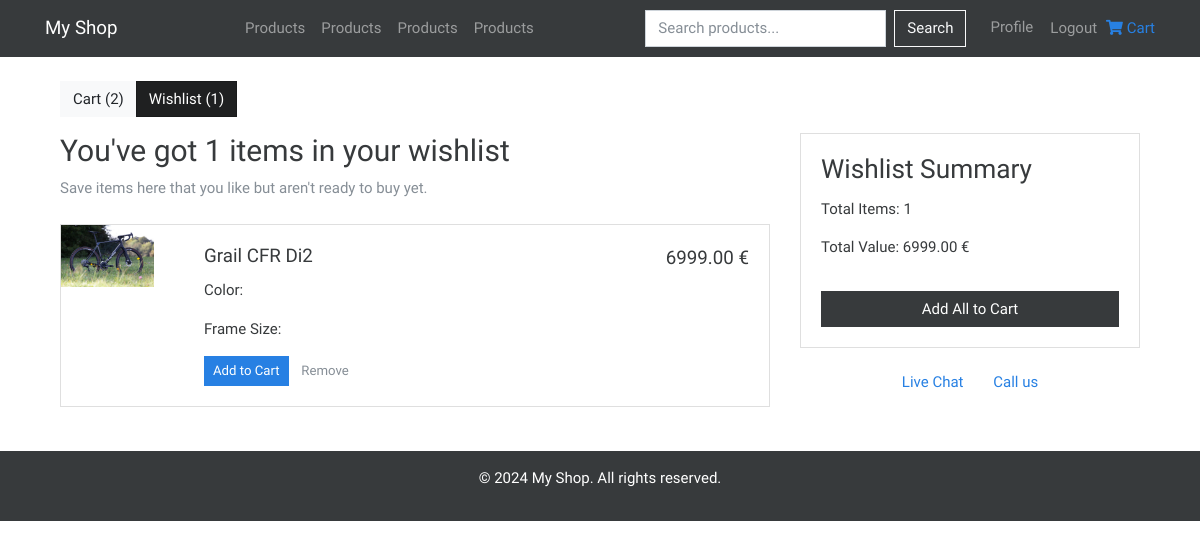
The page /cart/wishlist/ (signed in) on the database as committed earlier.
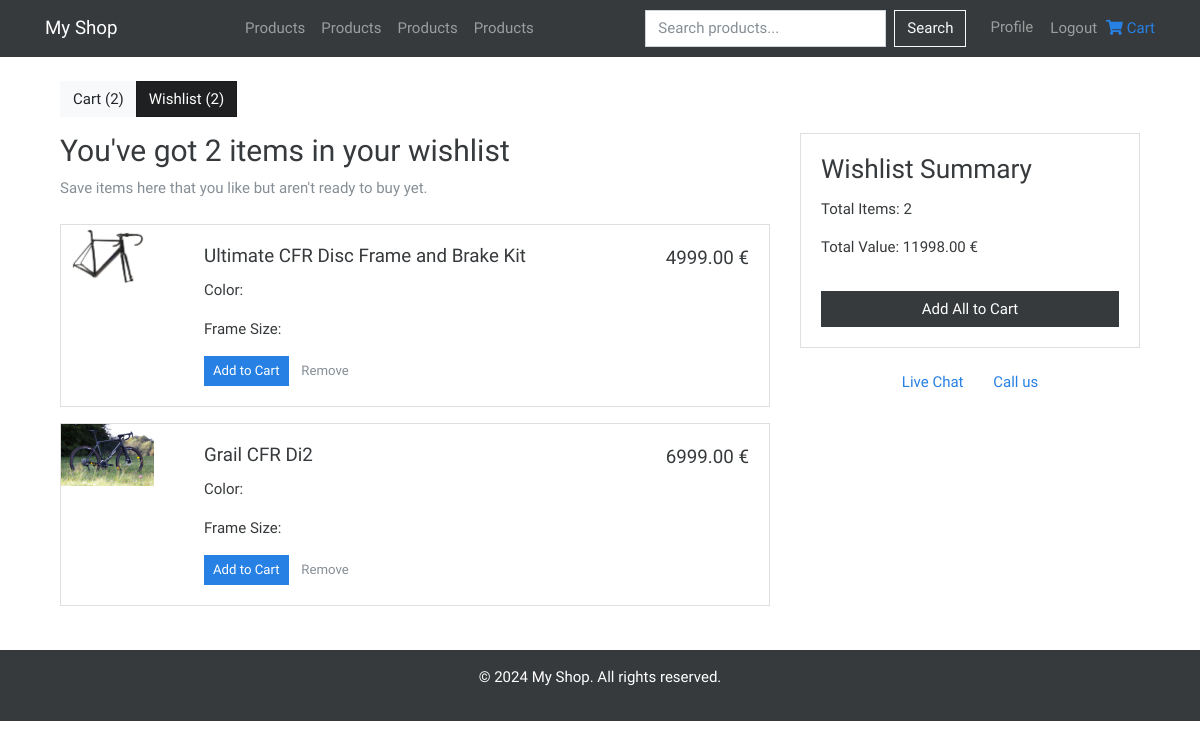
The same page on the database as committed later.
### myshop/cart/models.py (models this page shows, shortened)
class WishlistItem(models.Model):
    user = models.ForeignKey(settings.AUTH_USER_MODEL, on_delete=models.CASCADE)
    product = models.ForeignKey(Product, on_delete=models.CASCADE)
    added_at = models.DateTimeField(auto_now_add=True)

### myshop/products/models.py (models this page shows, shortened)
class ProductImage(models.Model):
  product = models.ForeignKey(Product, related_name='images', on_delete=models.CASCADE)
  image = models.ImageField(upload_to='products/')

class Product(models.Model):
  name = models.CharField(max_length=255)
  description = models.TextField()
  price = models.FloatField()
  pdf = models.FileField(upload_to='products/pdfs/')
  created_at = models.DateTimeField(auto_now_add=True)
  updated_at = models.DateTimeField(auto_now=True)
  cart = models.ManyToManyField(settings.AUTH_USER_MODEL, related_name='cart_products', blank=True)
  wishlist = models.ManyToManyField(settings.AUTH_USER_MODEL, related_name='wishlist_products', blank=True)
  discount = models.IntegerField(default=0)
  stock = models.IntegerField(default=0)
  category = models.ForeignKey(Category, on_delete=models.SET_NULL, null=True)

### myshop/cart/views.py (the view)
# urls.py: path('wishlist/', view_wishlist, name='view_wishlist'),
@login_required
def view_wishlist(request):
    cart_items = CartItem.objects.filter(user=request.user)
    wishlist_items = WishlistItem.objects.filter(user=request.user)
    wishlist_total = sum(Decimal(item.product.price) for item in wishlist_items)
    context = {
        'cart_items': cart_items,
        'wishlist_items': wishlist_items,
        'wishlist_total': wishlist_total,
    }
    return render(request, 'cart/view_wishlist.html', context)

### myshop/cart/templates/cart/view_wishlist.html
{% extends "base.html" %} {% load static %} {% block content %}
<div class="container mt-4">
  <div class="row">
    <div class="col-12 mb-3">
      <div class="btn-group" role="group" aria-label="Cart and Wishlist">
        <a href="{% url 'cart:view_cart' %}" class="btn btn-light"
          >Cart ({{ cart_items.count }})</a
        >
        <a href="{% url 'cart:view_wishlist' %}" class="btn btn-dark active"
          >Wishlist ({{ wishlist_items.count }})</a
        >
      </div>
    </div>
  </div>
  <div class="row">
    <div class="col-lg-8">
      <h2>You've got {{ wishlist_items.count }} items in your wishlist</h2>
      <p class="text-muted">
        Save items here that you like but aren't ready to buy yet.
      </p>
      <div class="wishlist-items mt-4">
        {% for item in wishlist_items %}
        <div class="card mb-3">
          <div class="row g-0">
            <div class="col-md-2">
              {% with item.product.images.first as image %} {% if image %}
              <img
                src="{{ image.image.url }}"
                class="img-fluid rounded-start"
                alt="{{ item.product.name }}"
              />
              {% else %}
              <img
                src="{% static 'images/noImgPlaceholder.jpeg' %}"
                class="img-fluid rounded-start"
                alt="No image available"
              />
              {% endif %} {% endwith %}
            </div>
            <div class="col-md-10">
              <div class="card-body">
                <div class="d-flex justify-content-between align-items-center">
                  <h5 class="card-title">{{ item.product.name }}</h5>
                  <h5>{{ item.product.price|floatformat:2 }} €</h5>
                </div>
                <p class="card-text">Color: {{ item.product.color }}</p>
                <p class="card-text">Frame Size: {{ item.product.size }}</p>
                <div class="d-flex justify-content-between align-items-center">
                  <div>
                    <a
                      href="{% url 'cart:add_to_cart' item.product.id %}"
                      class="btn btn-sm btn-primary"
                      >Add to Cart</a
                    >
                    <a
                      href="{% url 'cart:remove_from_wishlist' item.id %}"
                      class="btn btn-sm btn-link text-muted"
                      >Remove</a
                    >
                  </div>
                </div>
              </div>
            </div>
          </div>
        </div>
        {% endfor %}
      </div>
    </div>
    <div class="col-lg-4">
      <div class="card">
        <div class="card-body">
          <h3 class="card-title">Wishlist Summary</h3>
          <p>Total Items: {{ wishlist_items.count }}</p>
          <p>Total Value: {{ wishlist_total|floatformat:2 }} €</p>
          <button class="btn btn-dark w-100 mt-3">Add All to Cart</button>
        </div>
      </div>
      <div class="mt-3 text-center">
        <a href="#" class="btn btn-link">Live Chat</a>
        <a href="#" class="btn btn-link">Call us</a>
      </div>
    </div>
  </div>
</div>
{% endblock %}

### myshop/templates/base.html (shortened to what this page needs)
<!DOCTYPE html>
<html lang="en">
  <head>
    {% load static %}
    <link rel="stylesheet" href="{% static 'css/styles.css' %}" />
    <link
      rel="stylesheet"
      href="https://stackpath.bootstrapcdn.com/bootswatch/4.5.2/cosmo/bootstrap.min.css"
    />
    <link
      rel="stylesheet"
      href="https://cdnjs.cloudflare.com/ajax/libs/font-awesome/5.15.3/css/all.min.css"
    />
  </head>
  <body>
    <header>
      <nav class="navbar navbar-expand-lg navbar-dark bg-secondary mb-3">
        <div class="container">
          <a class="navbar-brand" href="{% url 'home' %}">My Shop</a>
          <div class="collapse navbar-collapse" id="navbarNav">
            <ul class="navbar-nav mx-auto">
              <li class="nav-item">
                <a class="nav-link" href="{% url 'product_list' %}">Products</a>
              </li>
              <li class="nav-item">
                <a class="nav-link" href="{% url 'product_list' %}">Products</a>
              </li>
              <li class="nav-item">
                <a class="nav-link" href="{% url 'product_list' %}">Products</a>
              </li>
              <li class="nav-item">
                <a class="nav-link" href="{% url 'product_list' %}">Products</a>
              </li>
            </ul>
            <form
              method="GET"
              class="form-inline my-2 my-lg-0 mr-3"
              action="{% url 'product_list' %}"
            >
              <input
                class="form-control mr-sm-2"
                type="text"
                name="q"
                value="{{ query|default_if_none:'' }}"
                placeholder="Search products..."
                aria-label="Search"
              />
              <button class="btn btn-outline-light my-2 my-sm-0" type="submit">
                Search
              </button>
            </form>
            <ul class="navbar-nav">
              {% if user.is_authenticated %}
              <li class="nav-item">
                <a class="nav-link" href="{% url 'profile' %}">Profile</a>
              </li>
              <li class="nav-item">
                <form
                  method="post"
                  action="{% url 'logout' %}"
                  style="display: inline"
                >
                  <button type="submit" class="btn btn-link nav-link">
                    Logout
                  </button>
                </form>
              </li>
              {% endif %}
            </ul>
            <a href="{% url 'cart:view_cart' %}">
              <i class="fa fa-shopping-cart"></i> Cart
            </a>
          </div>
        </div>
      </nav>
    </header>
    <main class="container">{% block content %}{% endblock %}</main>
    <footer class="bg-dark text-white text-center p-3 mt-4">
      <p>&copy; 2024 My Shop. All rights reserved.</p>
    </footer>
  </body>
</html>

### myshop/static/css/styles.css (style rules this page uses)
.card { max-width: 800px; margin: 0 auto; }
.wishlist-items { width: 100%; margin-bottom: 20px; }

Rows that differ between the two databases and show on the page:
added WishlistItem: product.images.first.image (picture), product.name "Ultimate CFR Disc Frame and Brake Kit", product.price "4999.00"
Other text that changed with them:
{{ wishlist_items.count }}: "1" → "2"
{{ wishlist_total|floatformat:2 }}: "6999.00" → "11998.00"
